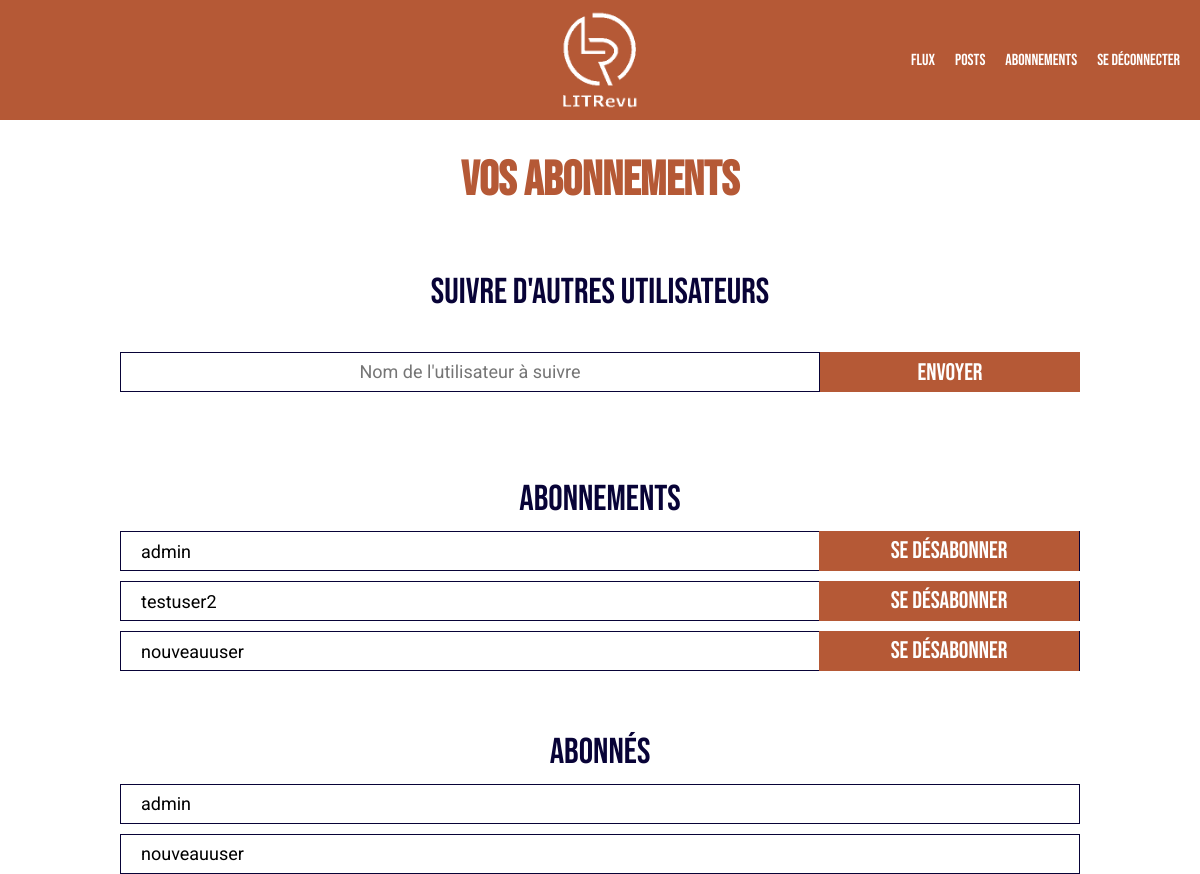
The page /subscriptions/ (signed in) on the database as committed earlier.
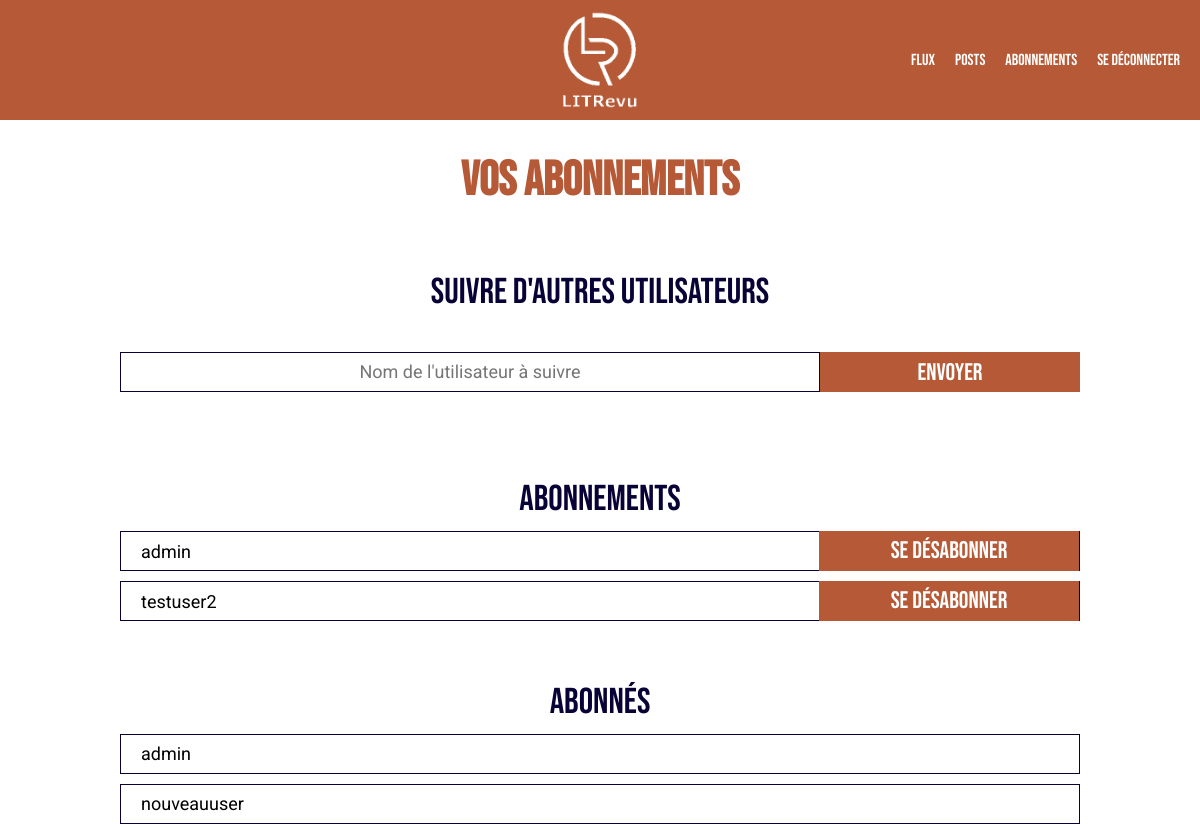
The same page on the database as committed later.
### reviews/models.py (models this page shows)
class UserFollows(models.Model):
    user = models.ForeignKey(get_user_model(), on_delete=models.CASCADE, related_name="following")
    followed_user = models.ForeignKey(get_user_model(), on_delete=models.CASCADE, related_name="followed_by")
    class Meta:
        unique_together = ("user", "followed_user")

### reviews/views.py (the view)
# urls.py: path("subscriptions/", reviews_views.subscriptions, name="subscriptions"),
@login_required
def subscriptions(request):
    current_user = request.user
    users_list = User.objects.all()
    usernames_list = []
    for user in users_list:
        usernames_list.append(user.username)
    if request.method == "POST":
        form = FollowUserForm(request.POST)
        followed_username = form["user_to_follow"].value()
        if followed_username in usernames_list:
            if form.is_valid():
                try:
                    UserFollows.objects.create(
                        user=current_user, followed_user=User.objects.get(username=followed_username)
                    )
                    messages.success(request, f'Vous êtes maintenant abonné à "{followed_username}" !')
                    return redirect("subscriptions")
                except IntegrityError:
                    messages.error(request, "Vous suivez déjà cet utilisateur.")
                    return redirect("subscriptions")
        else:
            messages.error(request, "Erreur : nom d'utilisateur inconnu.")
    else:
        form = FollowUserForm()
    following = UserFollows.objects.all().filter(user=current_user)
    followed_by = UserFollows.objects.all().filter(followed_user=current_user)
    return render(
        request, "reviews/subscriptions.html", {"form": form, "following": following, "followed_by": followed_by}
    )

### reviews/forms.py
class FollowUserForm(forms.Form):
    user_to_follow = forms.CharField(max_length=128)
    def __init__(self, *args, **kwargs):
        super().__init__(*args, **kwargs)
        self.label_suffix = ""
        self.fields["user_to_follow"].label = "Nom de l'utilisateur à suivre"
        self.fields["user_to_follow"].widget.attrs["placeholder"] = self.fields["user_to_follow"].label

### reviews/templates/reviews/subscriptions.html (shortened to what this page needs)
{% extends 'reviews/base.html' %}
{% block content %}
<h1>Vos abonnements</h1>
<div class="subscriptions-container">
    <h2>Suivre d'autres utilisateurs</h2>
    <form action="" method="post">
        <div class="subscribe-form">
            <div class="input-text">
                {{ form }}
            </div>
            <input type="submit" value="Envoyer" class="button">
        </div>
    </form>
    <div class="follows-container">
        <h2>Abonnements</h2>
        {% for followed_user in following %}
            <span class="user-follows">{{ followed_user.followed_user }} <a href="{% url 'unfollow' followed_user.id %}" class="button">Se désabonner</a></span>
        {% endfor %}
    </div>
    <div class="follows-container">
        <h2>Abonnés</h2>
        {% for following_user in followed_by %}
            <span class="user-follows">{{ following_user.user }}</span>
        {% endfor %}
    </div>
</div>
{% endblock %}

### reviews/templates/reviews/base.html (shortened to what this page needs)
{% load static %}
<html lang="fr">
    <head>
        <link rel="stylesheet" href="https://cdnjs.cloudflare.com/ajax/libs/font-awesome/4.7.0/css/font-awesome.min.css">
        <link rel="stylesheet" href="{% static 'reviews/styles.css' %}" />
    </head>
    <body>
        <div class="main-container">
            <header>
                <img src="{% static 'authentication/logoblanc.png' %}" alt="Logo LITrevu" class="logo">
                <nav>
                    <a class="nav-link" href="{% url 'feed' %}">Flux</a>
                    <a class="nav-link" href="{% url 'my_posts' %}">Posts</a>
                    <a class="nav-link" href="{% url 'subscriptions' %}">Abonnements</a>
                    <a class="nav-link" href="{% url 'logout' %}">Se déconnecter</a>
                </nav>
            </header>
            <main>
                {% block content %}
                {% endblock %}
            </main>
        </div>
    </body>
</html>

### reviews/static/reviews/styles.css (style rules this page uses)
:root { --main-font: "Roboto"; --title-font: "Bebas Neue"; --color-1: #b55936; --color-2: #227177; --color-text-dark : #080337; }
body { max-width: 1440px; margin: auto; font-family: var(--main-font); font-size: 18px; }
header { position: relative; max-width: 100%; height:120px; display: flex; justify-content: center; align-items: center; background-color: var(--color-1); }
.logo { height:100px; align-self: center; }
h1 { font-family: var(--title-font); font-weight: 700; color: var(--color-1); font-size: 48px; text-align: center; }
h2 { font-family: var(--title-font); font-weight: 500; color: var(--color-text-dark); font-size: 36px; margin-bottom: 0; }
.button { padding: 5px; text-decoration: None; color: white; font-weight: 500; font-size: 24px; font-family: var(--title-font); width: 260px; height: 40px; border: none; background-color: var(--color-1); text-align: center; box-sizing: border-box; cursor: pointer; }
form { width: 100%; display: flex; flex-direction: column; justify-content: space-between; align-items: center; gap: 20px; }
.subscribe-form { width: 80%; display: flex; align-items: center; justify-content: space-between; }
.input-text { flex: 2 1 0; }
input[type=text] { font-family: var(--main-font); font-size: 16px; width: 100%; height: 40px; padding: 6px 10px; margin: 8px 0; border-radius: 0px; border: 1px solid var(--color-text-dark); box-sizing: border-box; }
::placeholder { text-align: center; font-family: var(--main-font); font-size: 18px; font-weight: 400; }
nav { position: absolute; right: 20px; display: flex; gap: 20px; }
.nav-link { text-decoration: none; font-family: var(--title-font); color: white; font-size: 16px; }
.subscriptions-container, .ticket-container, .review-container { display: flex; flex-direction: column; align-items: center; gap: 30px; }
.follows-container { margin: auto; display: flex; flex-direction: column; align-items: center; width: 80%; gap: 10px; }
.user-follows { width: 100%; height: 40px; padding-left: 20px; display: flex; justify-content: space-between; align-items: center; border: 1px solid var(--color-text-dark); box-sizing: border-box; }

Rows that differ between the two databases and show on the page:
removed UserFollows: followed_user "nouveauuser", shown under "Abonnements"
